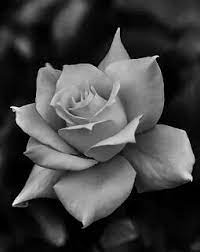
#> input picture pythonProject2/rose.jpg, 200 x 252 px
$ python main.py
#> lines starting #> are read from the running program, lines starting #| are printed output that depends on the picture
import cv2
from matplotlib import pyplot as plt
import numpy as np

fotograf = cv2.imread("rose.jpg", 0)
#> fotograf is the input picture: shape (252, 200); min 0, max 250, mean 65.6

# dosyanın okunup okunamadığından emin olmak için kontrol ediyorum

if fotograf is not None:
    Hist = np.zeros(256)
    w, h = fotograf.shape
#> w = 252; h = 200

    for i in range(0,w):
        for j in range(0,h):
            a = fotograf[i, j]
            Hist[a] = Hist[a] + 1
#> after the loop, Hist = 256 values, max 1642 at index 6, min 0 at index 225, mean 196.9

    plt.plot(Hist)
    plt.show()
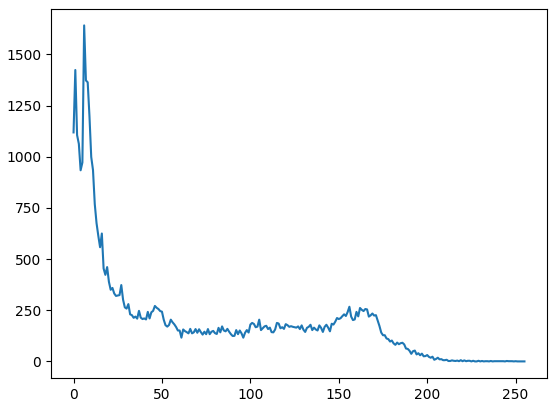
#> figure drawn by matplotlib, 1 panel; curve peaks at x = 6, y = 1642

    cv2.imshow("rose", fotograf)
    cv2.waitKey(0)


else:
    print("Dosya okunamadı veya bulunamadı.")
